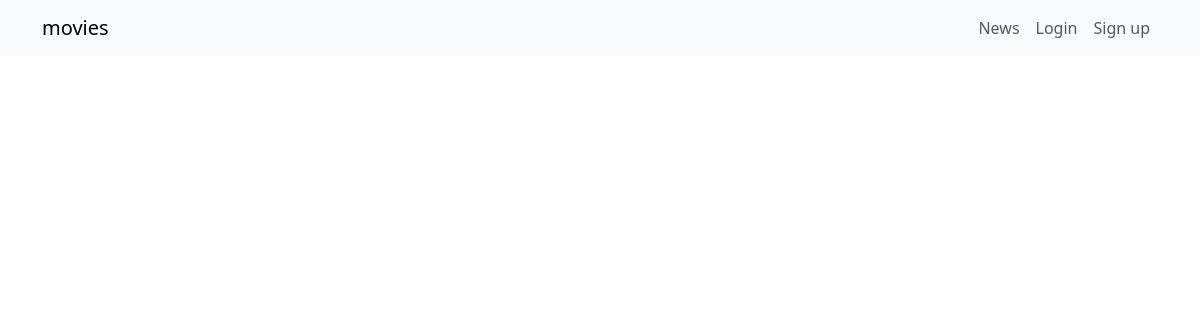
The page /news/ on the database as committed earlier.
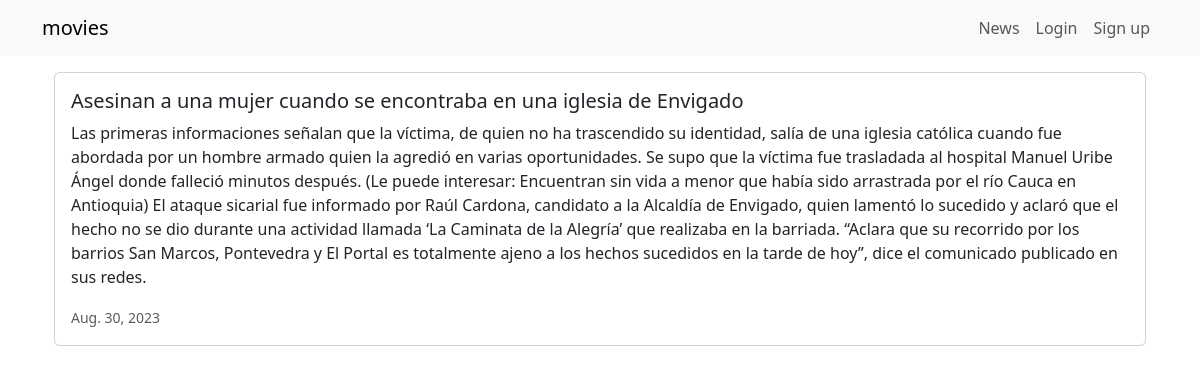
The same page on the database as committed later.
### news/models.py (models this page shows, shortened)
class News(models.Model):
    headline= models.CharField(max_length=200)
    body = models.TextField()
    date =models.DateField()

### news/views.py (the view)
# urls.py: path('news/', include('news.urls'))
def news(request):
    newss = News.objects.all().order_by('-date')
    return render(request, 'news.html', {'newss': newss})

### news/templates/news.html
{% extends 'base.html' %}
{% block content %}
    <div class="container">
        {% for news in newss %}
        <div class="card mb-3">
            <div class="row g-0">
                <div>
                    <div class="card-body">
                        <h5 class="card-title">{{ news.headline }}</h5>
                        <p class="card-text">{{ news.body }}</p>
                        <p class="card-text"><small class="text-muted">
                            {{ news.date }}
                        </small></p>
                    </div>
                </div>
            </div>
        </div>
        {% endfor %}
    </div>
{% endblock content %}

Rows that differ between the two databases and show on the page:
added News: headline "Asesinan a una mujer cuando se encontraba en una iglesia de Envigado", body "Las primeras informaciones señalan que la víctima, de quien no ha trascendido su identidad, salía de una iglesia católica cuando fue abordada por un hombre armado quien la agredió en varias oportunidades. Se supo que la víctima fue trasladada al hospital Manuel Uribe Ángel donde falleció minutos después. (Le puede interesar: Encuentran sin vida a menor que había sido arrastrada por el río Cauca en Antioquia) El ataque sicarial fue informado por Raúl Cardona, candidato a la Alcaldía de Envigado, quien lamentó lo sucedido y aclaró que el hecho no se dio durante una actividad llamada ‘La Caminata de la Alegría’ que realizaba en la barriada. “Aclara que su recorrido por los barrios San Marcos,…", date "Aug. 30, 2023"
